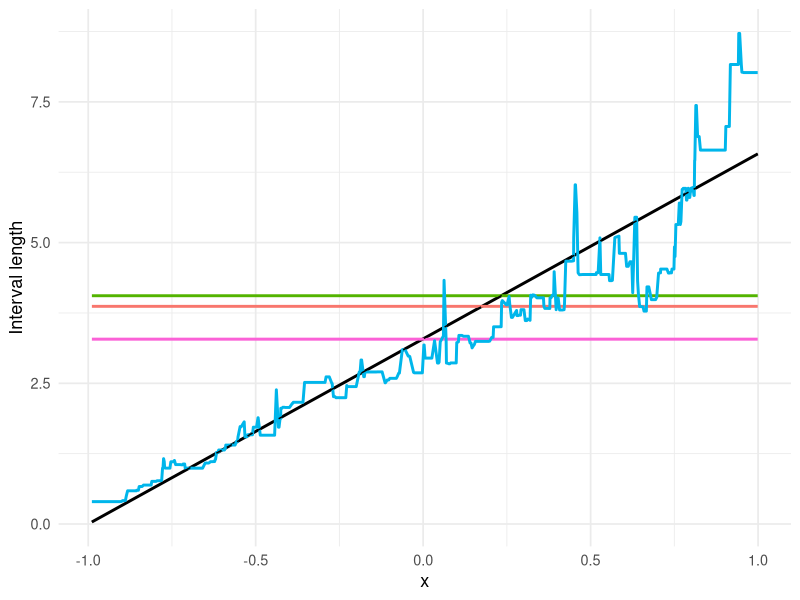
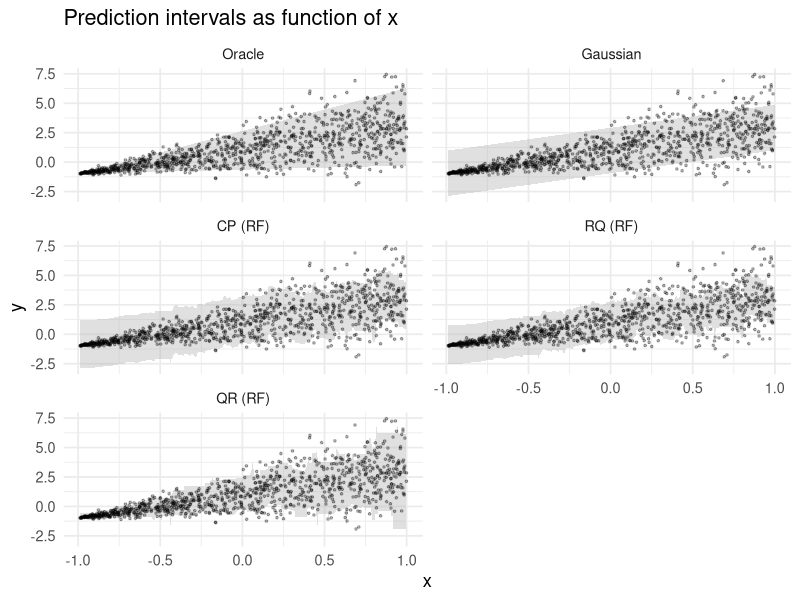
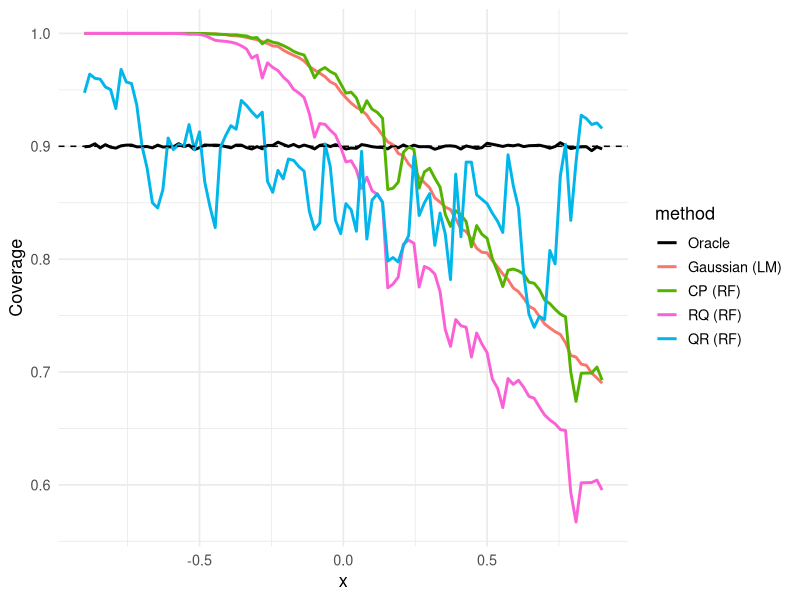

Recreate these plots in R, in order.
# ============================================================
# Heteroskedastic setting:
# Local interval behavior and conditional coverage
# ============================================================

library(ranger)
library(dplyr)
library(tidyr)
library(ggplot2)

# =============================
# Setup
# =============================
n <- 1280
n_train <- n/2
n_cal   <- n/2
n_test  <- 1000
alpha   <- 0.1

beta <- 2
a <- 1

f <- function(x) beta*x + a
sigma_fun <- function(x) 1 + x

# =============================
# Data generation
# =============================
gen_data <- function(n) {
  
  x <- runif(n, -0.99, 1)
  
  sigma_x <- sigma_fun(x)
  
  y <- f(x) + sigma_x * rnorm(n)
  
  data.frame(x = x, y = y)
}

train <- gen_data(n_train)
cal   <- gen_data(n_cal)
test  <- gen_data(n_test)

# ============================================================
# MODELS
# ============================================================

# =============================
# Linear model
# =============================
lm_fit <- lm(y ~ x, data = train)

lm_pred_train <- predict(lm_fit, train)
lm_pred_test  <- predict(lm_fit, test)

# =============================
# Random Forest
# =============================
rf_fit <- ranger(
  y ~ x,
  data = train,
  quantreg = TRUE,
  num.trees = 500,
  min.node.size = 50
)

# RF mean predictions
rf_mean_train <- predict(rf_fit, train)$predictions
rf_mean_cal   <- predict(rf_fit, cal)$predictions
rf_mean_test  <- predict(rf_fit, test)$predictions

# RF quantile predictions
rf_quant_cal <- predict(
  rf_fit,
  cal,
  type = "quantiles",
  quantiles = c(alpha/2, 1-alpha/2)
)$predictions

rf_quant_test <- predict(
  rf_fit,
  test,
  type = "quantiles",
  quantiles = c(alpha/2, 1-alpha/2)
)$predictions

# ============================================================
# INTERVALS
# ============================================================

z <- qnorm(1 - alpha/2)

# =============================
# Oracle
# =============================
sigma_x_test <- sigma_fun(test$x)

oracle_l <- f(test$x) - z * sigma_x_test
oracle_u <- f(test$x) + z * sigma_x_test

# =============================
# Gaussian LM
# =============================
sigma_hat <- sqrt(mean((train$y - lm_pred_train)^2))

gauss_l <- lm_pred_test - z * sigma_hat
gauss_u <- lm_pred_test + z * sigma_hat

# =============================
# Residual Quantiles (RQ RF)
# =============================
res_rf <- train$y - rf_mean_train

q_lo_rq_rf <- quantile(res_rf, alpha/2)
q_hi_rq_rf <- quantile(res_rf, 1 - alpha/2)

rq_l_rf <- rf_mean_test + q_lo_rq_rf
rq_u_rf <- rf_mean_test + q_hi_rq_rf

# =============================
# Conformal Prediction (CP RF)
# =============================
k <- ceiling((n_cal + 1)*(1 - alpha))

q_cp_rf <- sort(abs(cal$y - rf_mean_cal))[k]

cp_l_rf <- rf_mean_test - q_cp_rf
cp_u_rf <- rf_mean_test + q_cp_rf

# =============================
# Quantile Regression (QR RF)
# =============================
qr_l_rf <- rf_quant_test[,1]
qr_u_rf <- rf_quant_test[,2]

# ============================================================
# INTERVAL LENGTH AS FUNCTION OF x
# ============================================================

df_x <- data.frame(
  x = test$x,
  Oracle   = oracle_u - oracle_l,
  Gaussian = gauss_u - gauss_l,
  CP_RF    = cp_u_rf - cp_l_rf,
  RQ_RF    = rq_u_rf - rq_l_rf,
  QR_RF    = qr_u_rf - qr_l_rf
)

df_x_long <- df_x %>%
  pivot_longer(
    -x,
    names_to = "method",
    values_to = "length"
  )

df_x_long$method <- factor(
  df_x_long$method,
  levels = c(
    "Oracle",
    "Gaussian",
    "CP_RF",
    "RQ_RF",
    "QR_RF"
  )
)
method_cols <- c(
  "Oracle"   = "black",
  "Gaussian (LM)" = "#F8766D",
  "CP (RF)"    = "#53B400",
  "RQ (RF)"    = "#FB61D7",
  "QR (RF)"    = "#00B6EB"
)

df_x_long = df_x_long %>%
  mutate(
    method = recode(method,
                    "CP_RF" = "CP (RF)",
                    "Gaussian" = "Gaussian (LM)",
                    "QR_RF" = "QR (RF)",
                    "RQ_RF" = "RQ (RF)"
    )
  )

p1 <- ggplot(df_x_long,
       aes(x = x,
           y = length,
           color = method)) +
  
  geom_line(linewidth = 1) +
  
  geom_line(
    aes(y = 2*z*sigma_fun(x)),
    color = "black",
    linetype = "dashed"
  ) +
  scale_color_manual(values = method_cols) +
  labs(x = "x",
    y = "Interval length",
    color = "Method"
  ) +
  theme(legend.position = "none") +
  theme_minimal(base_size = 13)
p1 <- p1 +
  theme(legend.position = "none") +
  guides(
    color = "none",
    fill = "none"
  )
p1
# ============================================================
# INTERVAL PLOTS
# ============================================================

ord <- order(test$x)

df_plot <- bind_rows(
  
  data.frame(
    x = test$x[ord],
    y = test$y[ord],
    l = oracle_l[ord],
    u = oracle_u[ord],
    method = "Oracle"
  ),
  
  data.frame(
    x = test$x[ord],
    y = test$y[ord],
    l = gauss_l[ord],
    u = gauss_u[ord],
    method = "Gaussian"
  ),
  
  data.frame(
    x = test$x[ord],
    y = test$y[ord],
    l = cp_l_rf[ord],
    u = cp_u_rf[ord],
    method = "CP (RF)"
  ),
  
  data.frame(
    x = test$x[ord],
    y = test$y[ord],
    l = rq_l_rf[ord],
    u = rq_u_rf[ord],
    method = "RQ (RF)"
  ),
  
  data.frame(
    x = test$x[ord],
    y = test$y[ord],
    l = qr_l_rf[ord],
    u = qr_u_rf[ord],
    method = "QR (RF)"
  )
)

df_plot$method <- factor(
  df_plot$method,
  levels = c(
    "Oracle",
    "Gaussian",
    "CP (RF)",
    "RQ (RF)",
    "QR (RF)"
  )
)

ggplot(df_plot, aes(x = x)) +
  
  geom_ribbon(
    aes(ymin = l, ymax = u),
    fill = "grey70",
    alpha = 0.4
  ) +
  
  geom_point(
    aes(y = y),
    size = 0.6,
    alpha = 0.3
  ) +
  
  facet_wrap(~ method, ncol = 2) +
  
  labs(
    title = "Prediction intervals as function of x",
    x = "x",
    y = "y"
  ) +
  
  theme_minimal(base_size = 13)

# ============================================================
# CONDITIONAL COVERAGE AS FUNCTION OF x
# ============================================================

x_grid <- seq(-0.9, 0.9, length.out = 100)

B <- 50000

coverage_at_x <- function(x0) {
  
  sigma0 <- sigma_fun(x0)
  
  y_samples <- f(x0) + sigma0 * rnorm(B)
  
  # -------------------------
  # Oracle
  # -------------------------
  l_oracle <- f(x0) - z * sigma0
  u_oracle <- f(x0) + z * sigma0
  
  cov_oracle <- mean(
    y_samples >= l_oracle &
      y_samples <= u_oracle
  )
  
  # -------------------------
  # Gaussian
  # -------------------------
  mu_hat <- predict(
    lm_fit,
    data.frame(x = x0)
  )
  
  l_gauss <- mu_hat - z * sigma_hat
  u_gauss <- mu_hat + z * sigma_hat
  
  cov_gauss <- mean(
    y_samples >= l_gauss &
      y_samples <= u_gauss
  )
  
  # -------------------------
  # RF mean prediction
  # -------------------------
  pred_rf <- predict(
    rf_fit,
    data.frame(x = x0)
  )$predictions
  
  # -------------------------
  # CP RF
  # -------------------------
  l_cp <- pred_rf - q_cp_rf
  u_cp <- pred_rf + q_cp_rf
  
  cov_cp <- mean(
    y_samples >= l_cp &
      y_samples <= u_cp
  )
  
  # -------------------------
  # RQ RF
  # -------------------------
  l_rq <- pred_rf + q_lo_rq_rf
  u_rq <- pred_rf + q_hi_rq_rf
  
  cov_rq <- mean(
    y_samples >= l_rq &
      y_samples <= u_rq
  )
  
  # -------------------------
  # QR RF
  # -------------------------
  qr_pred <- predict(
    rf_fit,
    data.frame(x = x0),
    type = "quantiles",
    quantiles = c(alpha/2, 1-alpha/2)
  )$predictions
  
  l_qr <- qr_pred[1]
  u_qr <- qr_pred[2]
  
  cov_qr <- mean(
    y_samples >= l_qr &
      y_samples <= u_qr
  )
  
  data.frame(
    x = x0,
    method = c(
      "Oracle",
      "Gaussian",
      "CP_RF",
      "RQ_RF",
      "QR_RF"
    ),
    coverage = c(
      cov_oracle,
      cov_gauss,
      cov_cp,
      cov_rq,
      cov_qr
    )
  )
}

results_cond <- bind_rows(
  lapply(x_grid, coverage_at_x)
)

results_cond$method <- factor(
  results_cond$method,
  levels = c(
    "Oracle",
    "Gaussian",
    "CP_RF",
    "RQ_RF",
    "QR_RF"
  )
)

results_cond = results_cond %>%
  mutate(
    method = recode(method,
                    "CP_RF" = "CP (RF)",
                    "Gaussian" = "Gaussian (LM)",
                    "QR_RF" = "QR (RF)",
                    "RQ_RF" = "RQ (RF)"
    )
  )

ggplot(results_cond,
       aes(x = x,
           y = coverage,
           color = method)) +
  
  geom_line(linewidth = 1) +
  
  geom_hline(
    yintercept = 0.9,
    linetype = "dashed"
  ) +
  scale_color_manual(values = method_cols) +
  labs(x = "x",
    y = "Coverage"
  ) +
  
  theme_minimal(base_size = 13)
